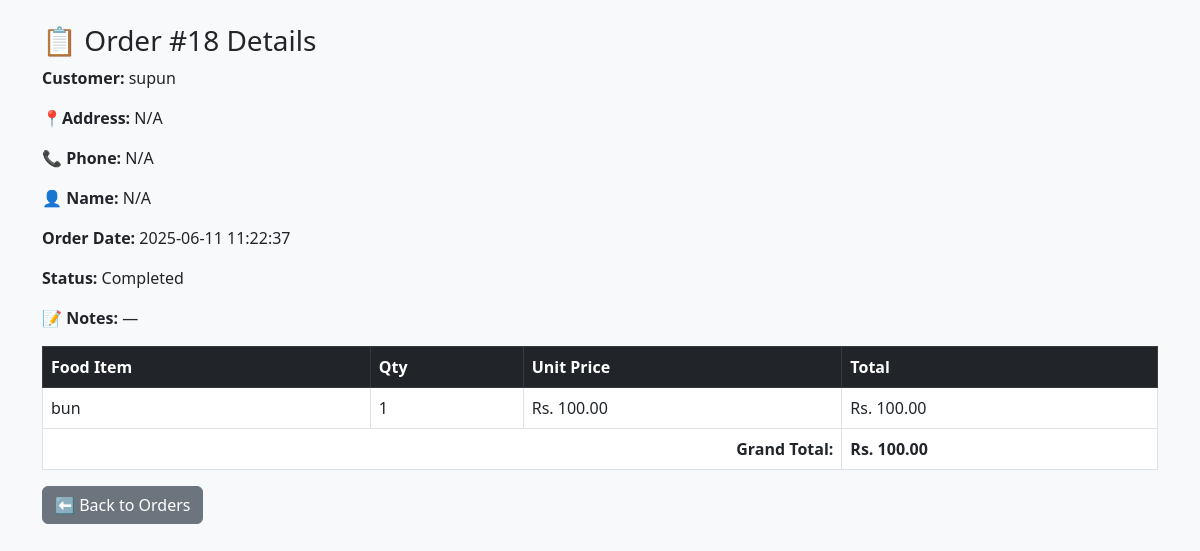
The page /admins/view_order.php?id=18 (signed in) on the database its author committed.
### tables this page shows
CREATE TABLE `orders` (
  `id` int(11) NOT NULL,
  `user_id` int(11) DEFAULT NULL,
  `order_date` datetime DEFAULT current_timestamp(),
  `status` varchar(50) NOT NULL DEFAULT 'Pending',
  `payment_method` varchar(50) DEFAULT NULL,
  `created_at` timestamp NOT NULL DEFAULT current_timestamp(),
  `name` varchar(100) DEFAULT NULL,
  `phone` varchar(20) DEFAULT NULL,
  `address` text DEFAULT NULL,
  `total` decimal(10,2) DEFAULT NULL,
  `notes` text DEFAULT NULL,
  `payment_status` varchar(50) NOT NULL DEFAULT 'Unpaid'
);

CREATE TABLE `users` (
  `id` int(11) NOT NULL,
  `username` varchar(50) DEFAULT NULL,
  `name` varchar(100) DEFAULT NULL,
  `nic` varchar(20) DEFAULT NULL,
  `email` varchar(100) DEFAULT NULL,
  `password` varchar(255) DEFAULT NULL,
  `phone` varchar(20) DEFAULT NULL,
  `address` text DEFAULT NULL,
  `city` varchar(100) NOT NULL,
  `contact` varchar(20) DEFAULT NULL,
  `registration_date` datetime DEFAULT current_timestamp()
);

CREATE TABLE `order_items` (
  `id` int(11) NOT NULL,
  `order_id` int(11) NOT NULL,
  `food_id` int(11) NOT NULL,
  `quantity` int(11) NOT NULL,
  `price` decimal(10,2) DEFAULT NULL
);

CREATE TABLE `food_items` (
  `id` int(11) NOT NULL,
  `name` varchar(100) DEFAULT NULL,
  `description` text DEFAULT NULL,
  `price` decimal(10,2) DEFAULT NULL,
  `image` varchar(255) DEFAULT NULL,
  `category_id` int(11) DEFAULT NULL,
  `created_at` timestamp NOT NULL DEFAULT current_timestamp(),
  `category` varchar(50) DEFAULT 'Uncategorized',
  `new_category_id` int(11) DEFAULT NULL,
  `stock` int(11) NOT NULL DEFAULT 0
);

### admins/view_order.php (the view, shortened to what this page needs)
<?php
include '../includes/db.php';
$order_id = $_GET['id'] ?? 0;
$order_query = $conn->prepare("SELECT orders.id, orders.order_date, orders.status, orders.total, orders.notes,
                                      orders.name, orders.phone, orders.address,
                                      users.name AS customer_name
                               FROM orders
                               JOIN users ON orders.user_id = users.id
                               WHERE orders.id = ?");
$order_query->bind_param("i", $order_id);
$order_query->execute();
$order_result = $order_query->get_result();
$order = $order_result->fetch_assoc();
$items_query = $conn->prepare("SELECT fi.name, oi.quantity, oi.price
                               FROM order_items oi
                               JOIN food_items fi ON oi.food_id = fi.id
                               WHERE oi.order_id = ?");
$items_query->bind_param("i", $order_id);
$items_query->execute();
$items_result = $items_query->get_result();
?>
<!DOCTYPE html>
<html>
<head>
    <link href="https://cdn.jsdelivr.net/npm/bootstrap@5.3.0/dist/css/bootstrap.min.css" rel="stylesheet">
</head>
<body class="bg-light">
<div class="container mt-4">
    <h3>📋 Order #<?= $order['id'] ?> Details</h3>
    <p><strong>Customer:</strong> <?= htmlspecialchars($order['customer_name']) ?></p>
    <p><strong>📍Address:</strong> <?= htmlspecialchars($order['address'] ?? 'N/A') ?></p>
    <p><strong>📞 Phone:</strong> <?= $order['phone'] ? htmlspecialchars($order['phone']) : 'N/A' ?></p>
    <p><strong>👤 Name:</strong> <?= $order['name'] ? htmlspecialchars($order['name']) : 'N/A' ?></p>
    <p><strong>Order Date:</strong> <?= $order['order_date'] ?></p>
    <p><strong>Status:</strong> <?= ucfirst($order['status']) ?></p>
    <p><strong>📝 Notes:</strong> <?= $order['notes'] ? nl2br(htmlspecialchars($order['notes'])) : '—' ?></p>
    <table class="table table-bordered bg-white mt-3">
        <thead class="table-dark">
            <tr>
                <th>Food Item</th>
                <th>Qty</th>
                <th>Unit Price</th>
                <th>Total</th>
            </tr>
        </thead>
        <tbody>
            <?php $grand_total = 0; ?>
            <?php while ($item = $items_result->fetch_assoc()):
                $total = $item['price'] * $item['quantity'];
                $grand_total += $total;
            ?>
            <tr>
                <td><?= htmlspecialchars($item['name']) ?></td>
                <td><?= $item['quantity'] ?></td>
                <td>Rs. <?= number_format($item['price'], 2) ?></td>
                <td>Rs. <?= number_format($total, 2) ?></td>
            </tr>
            <?php endwhile; ?>
            <tr>
                <td colspan="3" class="text-end"><strong>Grand Total:</strong></td>
                <td><strong>Rs. <?= number_format($grand_total, 2) ?></strong></td>
            </tr>
        </tbody>
    </table>
    <a href="manage_orders.php" class="btn btn-secondary">⬅ Back to Orders</a>
</div>
</body>
</html>

### rows shown on the page
orders: id "18", user.name "supun", address "N/A", order_date "2025-06-11 11:22:37", status "Completed"
order_items: food.name "bun", quantity "1", price "100.00"

### other values the page prints
$grand_total "100.00"
